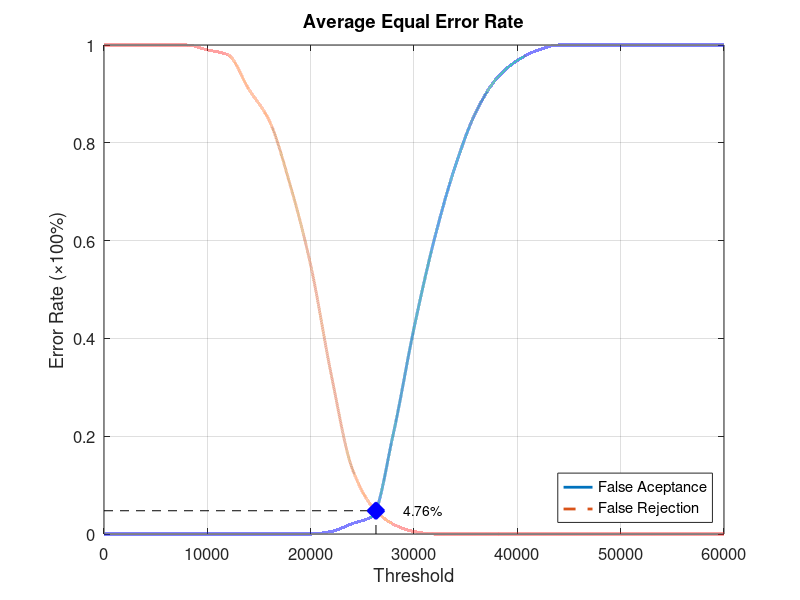
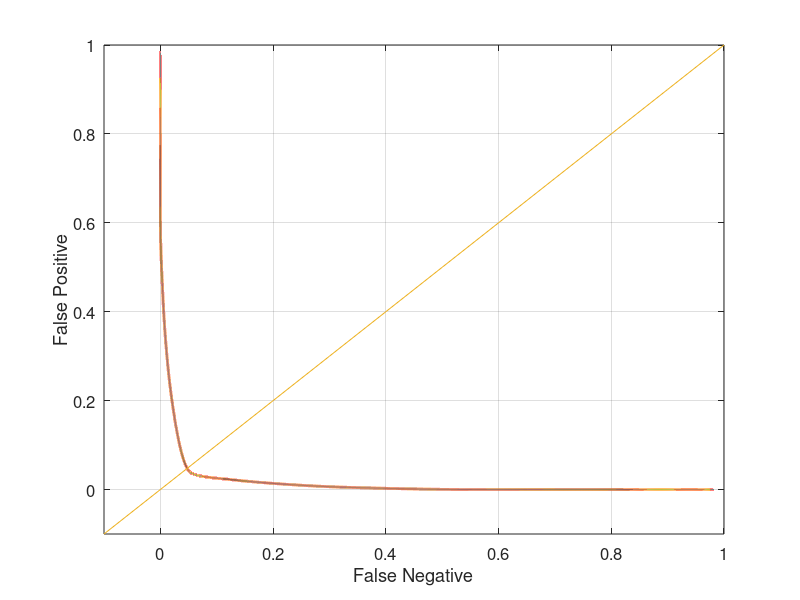

The MATLAB source for these figures, in order:
function yEER = Database2_1
close all;
clear;
clc;
x = 0:2000:60000;
xq = 0:0.5:60000;

y0 = [0 0 0 0 0 0 0 0 0 0 0 0.00526316 0.0210526 0.0368421 0.205263 0.421053 0.605263 0.752632 0.863158 0.931579 0.968421 0.989474 1 1 1 1 1 1 1 1 1];
yy0 = interp1(x, y0, xq, 'pchip');
y1 = [1 1 1 1 1 0.99 0.98 0.91 0.845 0.715 0.55 0.325 0.135 0.055 0.02 0.005 0 0 0 0 0 0 0 0 0 0 0 0 0 0 0];
yy1 = interp1(x, y1, xq, 'pchip');

% Calculating EER: 
y2 = abs(y0 - y1);
find(y2 == min(y2))
yy2 = abs(yy0 - yy1);
xEER = find(yy2 == min(yy2));
xEERIndex = xq(xEER) % X-axis EER
yEER = yy0(xEER) % Y-axis EER

main = figure
plot(xq, yy0,'-','LineWidth', 2);	hold on
plot(xq, yy1,'--','LineWidth', 2);	hold on
plot([xEERIndex xEERIndex], [0 yEER], 'k--');	hold on
plot([0 xEERIndex], [yEER yEER], 'k--');	hold on
plot(xEERIndex, yEER, 'bx', 'LineWidth', 10);	hold on
text(xEERIndex + 10 * xEERIndex / 100, yEER, [num2str(round((10000 * yEER)) / 100) '%'])
legend('False Aceptance', 'False Rejection', 'Location', 'SouthEast')
xlabel('Threshold')
ylabel('Error Rate (\times100%)')
title('Average Equal Error Rate')
set(gca, 'FontSize', 12)
axis([0 60000 0 1])
grid on

print(main, 'Database2_1Main', '-dpng');
FNRxFPR = figure('Color', [1 1 1]);
plot(yy1, yy0, '-', yy1, yy0, 'LineWidth', 2);
hold on
y = -0.1:0.1:1
plot(y, y); 
set(gca, 'FontSize', 12)
xlabel('False Negative')
ylabel('False Positive')
axis([-0.1 1 -0.1 1])
set(gca, 'FontSize', 12)
grid on

print(FNRxFPR, 'Database2_1FNRxFPR','-dpng');
end
